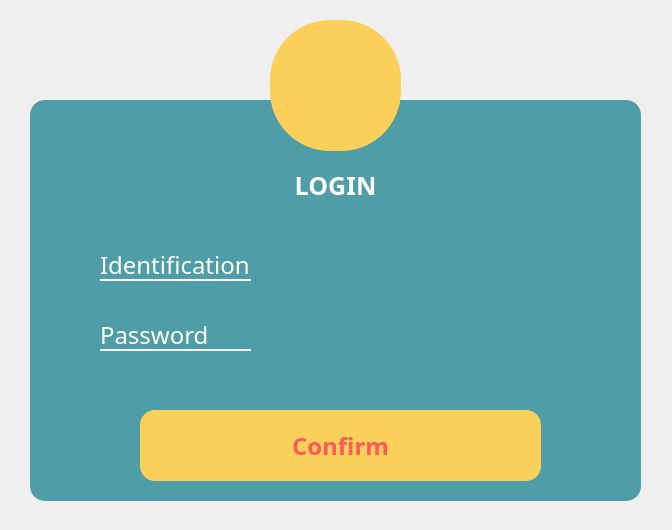
<?xml version="1.0" encoding="UTF-8"?>
<ui version="4.0">
 <class>Dialoglogin</class>
 <widget class="QDialog" name="Dialoglogin">
  <property name="geometry">
   <rect>
    <x>0</x>
    <y>0</y>
    <width>672</width>
    <height>530</height>
   </rect>
  </property>
  <property name="windowTitle">
   <string>Dialog</string>
  </property>
  <property name="styleSheet">
   <string notr="true">*{
	font-family:century gothic;
	font-size:24px;
}
QFrame
{
	background:#4F9DA6;
	border-radius:15px;
}
#toolButton
{
	border-radius:60px;
	background:#FACF5A;
}
#confirmButton
{
	border-radius:15px;
	background:#FACF5A;
	color:#FF5959;
	font-weight : bold;
}
#confirmButton:hover
{
		background:#FF5959;
		color:#FACF5A;
		font-weight: bold;
}
#username_label
{
	color: white;
	border-bottom : 2px solid white;
	border-radius:0px;
}
#password_label
{
	color: white;
	border-bottom : 2px solid white;
	border-radius:0px;
}
#username_le
{
   background:transparent;
	border: none; 
}
#password_le
{
   background:transparent;
	border: none; 
}






</string>
  </property>
  <widget class="QFrame" name="frame">
   <property name="geometry">
    <rect>
     <x>30</x>
     <y>100</y>
     <width>611</width>
     <height>401</height>
    </rect>
   </property>
   <property name="frameShape">
    <enum>QFrame::StyledPanel</enum>
   </property>
   <property name="frameShadow">
    <enum>QFrame::Raised</enum>
   </property>
   <widget class="QLabel" name="label">
    <property name="geometry">
     <rect>
      <x>230</x>
      <y>50</y>
      <width>151</width>
      <height>71</height>
     </rect>
    </property>
    <property name="font">
     <font>
      <family>century gothic</family>
      <pointsize>-1</pointsize>
      <weight>75</weight>
      <bold>true</bold>
     </font>
    </property>
    <property name="styleSheet">
     <string notr="true">color:white;
font-size: 25px;
font-weight : bold;
</string>
    </property>
    <property name="text">
     <string>LOGIN</string>
    </property>
    <property name="alignment">
     <set>Qt::AlignCenter</set>
    </property>
   </widget>
   <widget class="QPushButton" name="confirmButton">
    <property name="geometry">
     <rect>
      <x>110</x>
      <y>310</y>
      <width>401</width>
      <height>71</height>
     </rect>
    </property>
    <property name="styleSheet">
     <string notr="true"/>
    </property>
    <property name="text">
     <string>Confirm</string>
    </property>
   </widget>
   <widget class="QLabel" name="username_label">
    <property name="geometry">
     <rect>
      <x>70</x>
      <y>150</y>
      <width>151</width>
      <height>31</height>
     </rect>
    </property>
    <property name="text">
     <string>Identification</string>
    </property>
    <property name="alignment">
     <set>Qt::AlignJustify|Qt::AlignVCenter</set>
    </property>
   </widget>
   <widget class="QLabel" name="password_label">
    <property name="geometry">
     <rect>
      <x>70</x>
      <y>220</y>
      <width>151</width>
      <height>31</height>
     </rect>
    </property>
    <property name="text">
     <string>Password </string>
    </property>
    <property name="alignment">
     <set>Qt::AlignJustify|Qt::AlignVCenter</set>
    </property>
   </widget>
   <widget class="QLineEdit" name="username_le">
    <property name="geometry">
     <rect>
      <x>230</x>
      <y>150</y>
      <width>341</width>
      <height>31</height>
     </rect>
    </property>
    <property name="styleSheet">
     <string notr="true">color:white;</string>
    </property>
   </widget>
   <widget class="QLineEdit" name="password_le">
    <property name="geometry">
     <rect>
      <x>230</x>
      <y>220</y>
      <width>341</width>
      <height>31</height>
     </rect>
    </property>
    <property name="styleSheet">
     <string notr="true">color:white;</string>
    </property>
    <property name="echoMode">
     <enum>QLineEdit::Password</enum>
    </property>
   </widget>
  </widget>
  <widget class="QLabel" name="label_2">
   <property name="geometry">
    <rect>
     <x>270</x>
     <y>20</y>
     <width>131</width>
     <height>131</height>
    </rect>
   </property>
   <property name="styleSheet">
    <string notr="true">border-radius: 60px;
background: #FACF5A;</string>
   </property>
   <property name="text">
    <string/>
   </property>
   <property name="pixmap">
    <pixmap>../Recources/user icon.png</pixmap>
   </property>
   <property name="scaledContents">
    <bool>false</bool>
   </property>
   <property name="alignment">
    <set>Qt::AlignCenter</set>
   </property>
  </widget>
 </widget>
 <resources/>
 <connections/>
</ui>
